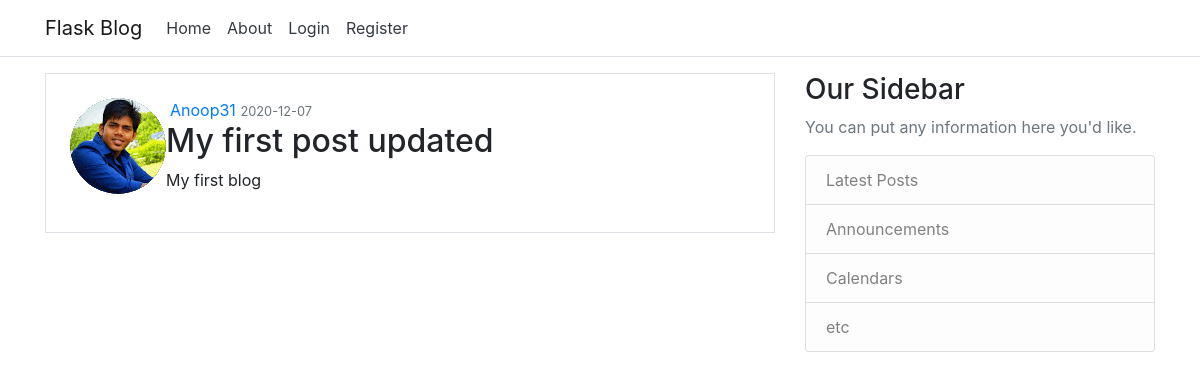
Screenshot of /post/3 with the database file from the repository.
### flaskblog/models.py (models this page shows, shortened)
class User(db.Model, UserMixin):
    id = db.Column(db.Integer, primary_key=True)
    username = db.Column(db.String(20),unique=True,nullable=False)
    email = db.Column(db.String(120), unique=True, nullable=False)
    image_file = db.Column(db.String(20), nullable=False,
                           default='default.jpg')
    password = db.Column(db.String(60), nullable=False)
    posts = db.relationship('Post', backref='author', lazy=True)

class Post(db.Model):
    id = db.Column(db.Integer, primary_key=True)
    title = db.Column(db.String(100), nullable=False)
    date_posted = db.Column(db.DateTime, nullable=False,
                            default=datetime.utcnow)
    content = db.Column(db.Text, nullable=False)
    user_id = db.Column(db.Integer, db.ForeignKey('user.id'), nullable=False)

### flaskblog/routes.py (the view)
@app.route("/post/<int:post_id>")
def post(post_id):
    post = Post.query.get_or_404(post_id)
    return render_template('post.html', post=post,title=post.title)

### flaskblog/template/post.html (shortened to what this page needs)
{% extends "layout.html"%} {% block content%}
<div class="media border p-4">
    <img class="rounded-circle article-img" src="{{ url_for('static', filename='profile_pics/' + post.author.image_file) }}">
    <div class="media-body">
        <div class="article-metadata">
            <a class="ml-1" href="#">{{ post.author.username }}</a>
            <small class="text-muted">{{ post.date_posted.strftime('%Y-%m-%d') }}</small>
        </div>
        <h2 class="article-title">{{ post.title }}</h2>
        <p class="article-content">{{ post.content }}</p>
    </div>
</div>
<br> {% endblock content %}

### rows the page displays
User: image_file (picture), author.username "Anoop31"
Post: date_posted "2020-12-07", title "My first post updated", content "My first blog"
